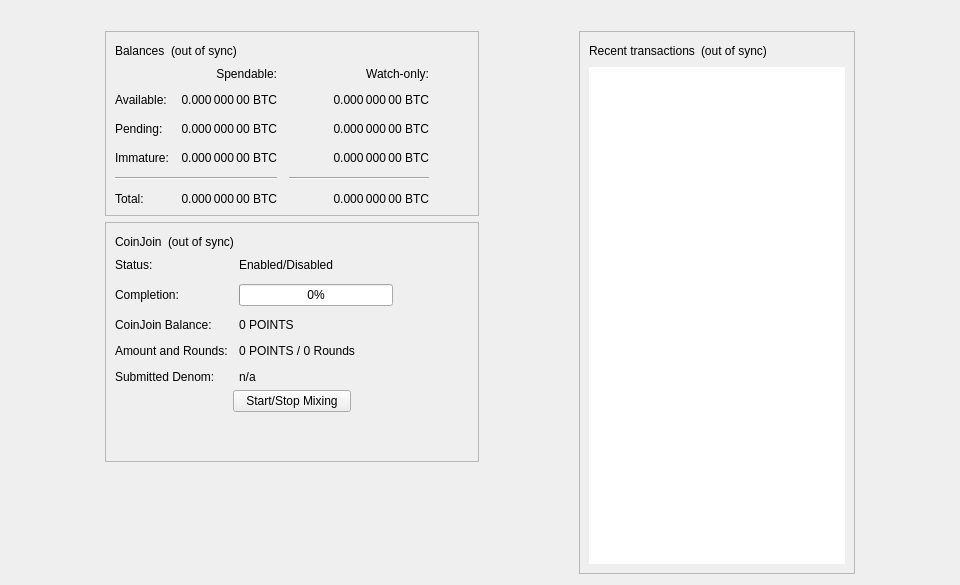
<?xml version="1.0" encoding="UTF-8"?>
<ui version="4.0">
 <class>OverviewPage</class>
 <widget class="QWidget" name="OverviewPage">
  <property name="geometry">
   <rect>
    <x>0</x>
    <y>0</y>
    <width>960</width>
    <height>585</height>
   </rect>
  </property>
  <property name="minimumSize">
   <size>
    <width>960</width>
    <height>0</height>
   </size>
  </property>
  <property name="windowTitle">
   <string>Form</string>
  </property>
  <layout class="QVBoxLayout" name="topLayout">
   <item>
    <widget class="QLabel" name="labelAlerts">
     <property name="visible">
      <bool>false</bool>
     </property>
     <property name="wordWrap">
      <bool>true</bool>
     </property>
     <property name="margin">
      <number>3</number>
     </property>
     <property name="textInteractionFlags">
      <set>Qt::TextSelectableByMouse</set>
     </property>
    </widget>
   </item>
   <item>
    <layout class="QHBoxLayout" name="horizontalLayout" stretch="1,0,1,0,1">
     <item>
      <spacer name="horizontalSpacerLeft">
       <property name="orientation">
        <enum>Qt::Horizontal</enum>
       </property>
       <property name="sizeType">
        <enum>QSizePolicy::Preferred</enum>
       </property>
       <property name="sizeHint" stdset="0">
        <size>
         <width>10</width>
         <height>20</height>
        </size>
       </property>
      </spacer>
     </item>
     <item>
      <layout class="QVBoxLayout" name="verticalLayout_2">
       <item>
        <widget class="QFrame" name="frame">
         <property name="frameShape">
          <enum>QFrame::StyledPanel</enum>
         </property>
         <property name="frameShadow">
          <enum>QFrame::Raised</enum>
         </property>
         <layout class="QVBoxLayout" name="verticalLayout_4">
          <item>
           <layout class="QHBoxLayout" name="horizontalLayout_4">
            <item>
             <widget class="QLabel" name="label_5">
              <property name="text">
               <string>Balances</string>
              </property>
             </widget>
            </item>
            <item>
             <widget class="QLabel" name="labelWalletStatus">
              <property name="toolTip">
               <string>The displayed information may be out of date. Your wallet automatically synchronizes with the POINTS network after a connection is established, but this process has not completed yet.</string>
              </property>
              <property name="text">
               <string notr="true">(out of sync)</string>
              </property>
              <property name="alignment">
               <set>Qt::AlignLeading|Qt::AlignLeft|Qt::AlignVCenter</set>
              </property>
             </widget>
            </item>
            <item>
             <spacer name="horizontalSpacer_3">
              <property name="orientation">
               <enum>Qt::Horizontal</enum>
              </property>
              <property name="sizeHint" stdset="0">
               <size>
                <width>40</width>
                <height>20</height>
               </size>
              </property>
             </spacer>
            </item>
           </layout>
          </item>
          <item>
           <layout class="QGridLayout" name="gridLayout">
            <property name="spacing">
             <number>12</number>
            </property>
            <item row="2" column="2">
             <widget class="QLabel" name="labelWatchPending">
              <property name="cursor">
               <cursorShape>IBeamCursor</cursorShape>
              </property>
              <property name="toolTip">
               <string>Unconfirmed transactions to watch-only addresses</string>
              </property>
              <property name="text">
               <string notr="true">0.000 000 00 BTC</string>
              </property>
              <property name="alignment">
               <set>Qt::AlignRight|Qt::AlignTrailing|Qt::AlignVCenter</set>
              </property>
              <property name="textInteractionFlags">
               <set>Qt::LinksAccessibleByMouse|Qt::TextSelectableByKeyboard|Qt::TextSelectableByMouse</set>
              </property>
             </widget>
            </item>
            <item row="2" column="1">
             <widget class="QLabel" name="labelUnconfirmed">
              <property name="cursor">
               <cursorShape>IBeamCursor</cursorShape>
              </property>
              <property name="toolTip">
               <string>Total of transactions that have yet to be confirmed, and do not yet count toward the spendable balance</string>
              </property>
              <property name="text">
               <string notr="true">0.000 000 00 BTC</string>
              </property>
              <property name="alignment">
               <set>Qt::AlignRight|Qt::AlignTrailing|Qt::AlignVCenter</set>
              </property>
              <property name="textInteractionFlags">
               <set>Qt::LinksAccessibleByMouse|Qt::TextSelectableByKeyboard|Qt::TextSelectableByMouse</set>
              </property>
             </widget>
            </item>
            <item row="3" column="2">
             <widget class="QLabel" name="labelWatchImmature">
              <property name="cursor">
               <cursorShape>IBeamCursor</cursorShape>
              </property>
              <property name="toolTip">
               <string>Mined balance in watch-only addresses that has not yet matured</string>
              </property>
              <property name="text">
               <string notr="true">0.000 000 00 BTC</string>
              </property>
              <property name="alignment">
               <set>Qt::AlignRight|Qt::AlignTrailing|Qt::AlignVCenter</set>
              </property>
              <property name="textInteractionFlags">
               <set>Qt::LinksAccessibleByMouse|Qt::TextSelectableByKeyboard|Qt::TextSelectableByMouse</set>
              </property>
             </widget>
            </item>
            <item row="4" column="0" colspan="2">
             <widget class="Line" name="lineSpendableBalance">
              <property name="orientation">
               <enum>Qt::Horizontal</enum>
              </property>
             </widget>
            </item>
            <item row="4" column="2">
             <widget class="Line" name="lineWatchBalance">
              <property name="sizePolicy">
               <sizepolicy hsizetype="Preferred" vsizetype="Fixed">
                <horstretch>0</horstretch>
                <verstretch>0</verstretch>
               </sizepolicy>
              </property>
              <property name="minimumSize">
               <size>
                <width>140</width>
                <height>0</height>
               </size>
              </property>
              <property name="orientation">
               <enum>Qt::Horizontal</enum>
              </property>
             </widget>
            </item>
            <item row="5" column="0">
             <widget class="QLabel" name="labelTotalText">
              <property name="text">
               <string>Total:</string>
              </property>
             </widget>
            </item>
            <item row="3" column="1">
             <widget class="QLabel" name="labelImmature">
              <property name="cursor">
               <cursorShape>IBeamCursor</cursorShape>
              </property>
              <property name="toolTip">
               <string>Mined balance that has not yet matured</string>
              </property>
              <property name="text">
               <string notr="true">0.000 000 00 BTC</string>
              </property>
              <property name="alignment">
               <set>Qt::AlignRight|Qt::AlignTrailing|Qt::AlignVCenter</set>
              </property>
              <property name="textInteractionFlags">
               <set>Qt::LinksAccessibleByMouse|Qt::TextSelectableByKeyboard|Qt::TextSelectableByMouse</set>
              </property>
             </widget>
            </item>
            <item row="2" column="3">
             <spacer name="horizontalSpacer_2">
              <property name="orientation">
               <enum>Qt::Horizontal</enum>
              </property>
              <property name="sizeHint" stdset="0">
               <size>
                <width>40</width>
                <height>20</height>
               </size>
              </property>
             </spacer>
            </item>
            <item row="3" column="0">
             <widget class="QLabel" name="labelImmatureText">
              <property name="text">
               <string>Immature:</string>
              </property>
             </widget>
            </item>
            <item row="5" column="1">
             <widget class="QLabel" name="labelTotal">
              <property name="cursor">
               <cursorShape>IBeamCursor</cursorShape>
              </property>
              <property name="toolTip">
               <string>Your current total balance</string>
              </property>
              <property name="text">
               <string notr="true">0.000 000 00 BTC</string>
              </property>
              <property name="alignment">
               <set>Qt::AlignRight|Qt::AlignTrailing|Qt::AlignVCenter</set>
              </property>
              <property name="textInteractionFlags">
               <set>Qt::LinksAccessibleByMouse|Qt::TextSelectableByKeyboard|Qt::TextSelectableByMouse</set>
              </property>
             </widget>
            </item>
            <item row="5" column="2">
             <widget class="QLabel" name="labelWatchTotal">
              <property name="cursor">
               <cursorShape>IBeamCursor</cursorShape>
              </property>
              <property name="toolTip">
               <string>Current total balance in watch-only addresses</string>
              </property>
              <property name="text">
               <string notr="true">0.000 000 00 BTC</string>
              </property>
              <property name="alignment">
               <set>Qt::AlignRight|Qt::AlignTrailing|Qt::AlignVCenter</set>
              </property>
              <property name="textInteractionFlags">
               <set>Qt::LinksAccessibleByMouse|Qt::TextSelectableByKeyboard|Qt::TextSelectableByMouse</set>
              </property>
             </widget>
            </item>
            <item row="0" column="2">
             <widget class="QLabel" name="labelWatchonly">
              <property name="text">
               <string>Watch-only:</string>
              </property>
              <property name="alignment">
               <set>Qt::AlignRight|Qt::AlignTrailing|Qt::AlignVCenter</set>
              </property>
             </widget>
            </item>
            <item row="1" column="0">
             <widget class="QLabel" name="labelBalanceText">
              <property name="text">
               <string>Available:</string>
              </property>
             </widget>
            </item>
            <item row="1" column="1">
             <widget class="QLabel" name="labelBalance">
              <property name="cursor">
               <cursorShape>IBeamCursor</cursorShape>
              </property>
              <property name="toolTip">
               <string>Your current spendable balance</string>
              </property>
              <property name="text">
               <string notr="true">0.000 000 00 BTC</string>
              </property>
              <property name="alignment">
               <set>Qt::AlignRight|Qt::AlignTrailing|Qt::AlignVCenter</set>
              </property>
              <property name="textInteractionFlags">
               <set>Qt::LinksAccessibleByMouse|Qt::TextSelectableByKeyboard|Qt::TextSelectableByMouse</set>
              </property>
             </widget>
            </item>
            <item row="1" column="2">
             <widget class="QLabel" name="labelWatchAvailable">
              <property name="cursor">
               <cursorShape>IBeamCursor</cursorShape>
              </property>
              <property name="toolTip">
               <string>Your current balance in watch-only addresses</string>
              </property>
              <property name="text">
               <string notr="true">0.000 000 00 BTC</string>
              </property>
              <property name="alignment">
               <set>Qt::AlignRight|Qt::AlignTrailing|Qt::AlignVCenter</set>
              </property>
              <property name="textInteractionFlags">
               <set>Qt::LinksAccessibleByMouse|Qt::TextSelectableByKeyboard|Qt::TextSelectableByMouse</set>
              </property>
             </widget>
            </item>
            <item row="2" column="0">
             <widget class="QLabel" name="labelPendingText">
              <property name="text">
               <string>Pending:</string>
              </property>
             </widget>
            </item>
            <item row="0" column="1">
             <widget class="QLabel" name="labelSpendable">
              <property name="text">
               <string>Spendable:</string>
              </property>
              <property name="alignment">
               <set>Qt::AlignRight|Qt::AlignTrailing|Qt::AlignVCenter</set>
              </property>
             </widget>
            </item>
           </layout>
          </item>
         </layout>
        </widget>
       </item>
       <item>
        <widget class="QFrame" name="frameCoinJoin">
         <property name="layoutDirection">
          <enum>Qt::LeftToRight</enum>
         </property>
         <property name="frameShape">
          <enum>QFrame::StyledPanel</enum>
         </property>
         <property name="frameShadow">
          <enum>QFrame::Raised</enum>
         </property>
         <layout class="QVBoxLayout" name="VerticalLayout_PS1">
          <item>
           <layout class="QHBoxLayout" name="horizontalLayout_5">
            <item>
             <widget class="QLabel" name="labelCoinJoinHeader">
              <property name="text">
               <string notr="true">CoinJoin</string>
              </property>
             </widget>
            </item>
            <item>
             <widget class="QLabel" name="labelCoinJoinSyncStatus">
              <property name="toolTip">
               <string>The displayed information may be out of date. Your wallet automatically synchronizes with the POINTS network after a connection is established, but this process has not completed yet.</string>
              </property>
              <property name="text">
               <string notr="true">(out of sync)</string>
              </property>
              <property name="alignment">
               <set>Qt::AlignLeading|Qt::AlignLeft|Qt::AlignVCenter</set>
              </property>
             </widget>
            </item>
            <item>
             <spacer name="horizontalSpacer_4">
              <property name="orientation">
               <enum>Qt::Horizontal</enum>
              </property>
              <property name="sizeHint" stdset="0">
               <size>
                <width>40</width>
                <height>20</height>
               </size>
              </property>
             </spacer>
            </item>
           </layout>
          </item>
          <item>
           <layout class="QFormLayout" name="coinJoinFormLayout">
            <property name="fieldGrowthPolicy">
             <enum>QFormLayout::AllNonFixedFieldsGrow</enum>
            </property>
            <property name="horizontalSpacing">
             <number>11</number>
            </property>
            <property name="verticalSpacing">
             <number>12</number>
            </property>
            <item row="0" column="0">
             <widget class="QLabel" name="labelCoinJoinEnabledText">
              <property name="text">
               <string>Status:</string>
              </property>
             </widget>
            </item>
            <item row="0" column="1">
             <widget class="QLabel" name="labelCoinJoinEnabled">
              <property name="text">
               <string>Enabled/Disabled</string>
              </property>
             </widget>
            </item>
            <item row="1" column="0">
             <widget class="QLabel" name="labelCompletitionText">
              <property name="text">
               <string>Completion:</string>
              </property>
             </widget>
            </item>
            <item row="1" column="1">
             <widget class="QProgressBar" name="coinJoinProgress">
              <property name="maximumSize">
               <size>
                <width>154</width>
                <height>16777215</height>
               </size>
              </property>
              <property name="value">
               <number>0</number>
              </property>
             </widget>
            </item>
            <item row="2" column="0">
             <widget class="QLabel" name="labelAnonymizedText">
              <property name="text">
               <string notr="true">CoinJoin Balance:</string>
              </property>
             </widget>
            </item>
            <item row="2" column="1">
             <widget class="QLabel" name="labelAnonymized">
              <property name="text">
               <string notr="true">0 POINTS</string>
              </property>
             </widget>
            </item>
            <item row="3" column="0">
             <widget class="QLabel" name="labelAmountAndRoundsText">
              <property name="text">
               <string>Amount and Rounds:</string>
              </property>
             </widget>
            </item>
            <item row="3" column="1">
             <widget class="QLabel" name="labelAmountRounds">
              <property name="text">
               <string>0 POINTS / 0 Rounds</string>
              </property>
             </widget>
            </item>
            <item row="4" column="0">
             <widget class="QLabel" name="labelSubmittedDenomText">
              <property name="text">
               <string>Submitted Denom:</string>
              </property>
             </widget>
            </item>
            <item row="4" column="1">
             <widget class="QLabel" name="labelSubmittedDenom">
              <property name="toolTip">
               <string>The denominations you submitted to the Masternode.&lt;br&gt;To mix, other users must submit the exact same denominations.</string>
              </property>
              <property name="text">
               <string>n/a</string>
              </property>
              <property name="wordWrap">
               <bool>true</bool>
              </property>
             </widget>
            </item>
           </layout>
          </item>
          <item>
           <layout class="QVBoxLayout" name="VerticalLayout_PS">
            <item>
             <layout class="QHBoxLayout" name="horizontalLayout_3">
              <property name="topMargin">
               <number>0</number>
              </property>
              <item>
               <spacer name="horizontalSpacer_5">
                <property name="orientation">
                 <enum>Qt::Horizontal</enum>
                </property>
                <property name="sizeHint" stdset="0">
                 <size>
                  <width>40</width>
                  <height>20</height>
                 </size>
                </property>
               </spacer>
              </item>
              <item>
               <widget class="QPushButton" name="toggleCoinJoin">
                <property name="sizePolicy">
                 <sizepolicy hsizetype="MinimumExpanding" vsizetype="Fixed">
                  <horstretch>0</horstretch>
                  <verstretch>0</verstretch>
                 </sizepolicy>
                </property>
                <property name="text">
                 <string>Start/Stop Mixing</string>
                </property>
               </widget>
              </item>
              <item>
               <spacer name="horizontalSpacer_6">
                <property name="orientation">
                 <enum>Qt::Horizontal</enum>
                </property>
                <property name="sizeHint" stdset="0">
                 <size>
                  <width>40</width>
                  <height>20</height>
                 </size>
                </property>
               </spacer>
              </item>
             </layout>
            </item>
            <item>
             <spacer name="verticalSpacer_3">
              <property name="orientation">
               <enum>Qt::Vertical</enum>
              </property>
              <property name="sizeHint" stdset="0">
               <size>
                <width>20</width>
                <height>40</height>
               </size>
              </property>
             </spacer>
            </item>
           </layout>
          </item>
         </layout>
        </widget>
       </item>
       <item>
        <spacer name="verticalSpacer">
         <property name="orientation">
          <enum>Qt::Vertical</enum>
         </property>
         <property name="sizeHint" stdset="0">
          <size>
           <width>20</width>
           <height>40</height>
          </size>
         </property>
        </spacer>
       </item>
      </layout>
     </item>
     <item>
      <spacer name="horizontalSpacerCenter">
       <property name="orientation">
        <enum>Qt::Horizontal</enum>
       </property>
       <property name="sizeHint" stdset="0">
        <size>
         <width>10</width>
         <height>20</height>
        </size>
       </property>
      </spacer>
     </item>
     <item>
      <layout class="QVBoxLayout" name="verticalLayout_3">
       <item>
        <widget class="QFrame" name="frame_2">
         <property name="frameShape">
          <enum>QFrame::StyledPanel</enum>
         </property>
         <property name="frameShadow">
          <enum>QFrame::Raised</enum>
         </property>
         <layout class="QVBoxLayout" name="verticalLayout">
          <item>
           <layout class="QHBoxLayout" name="horizontalLayout_2">
            <item>
             <widget class="QLabel" name="label_4">
              <property name="text">
               <string>Recent transactions</string>
              </property>
             </widget>
            </item>
            <item>
             <widget class="QLabel" name="labelTransactionsStatus">
              <property name="toolTip">
               <string>The displayed information may be out of date. Your wallet automatically synchronizes with the POINTS network after a connection is established, but this process has not completed yet.</string>
              </property>
              <property name="text">
               <string notr="true">(out of sync)</string>
              </property>
              <property name="alignment">
               <set>Qt::AlignLeading|Qt::AlignLeft|Qt::AlignVCenter</set>
              </property>
             </widget>
            </item>
            <item>
             <spacer name="horizontalSpacer">
              <property name="orientation">
               <enum>Qt::Horizontal</enum>
              </property>
              <property name="sizeHint" stdset="0">
               <size>
                <width>40</width>
                <height>20</height>
               </size>
              </property>
             </spacer>
            </item>
           </layout>
          </item>
          <item>
           <widget class="QListView" name="listTransactions">
            <property name="frameShape">
             <enum>QFrame::NoFrame</enum>
            </property>
            <property name="verticalScrollBarPolicy">
             <enum>Qt::ScrollBarAlwaysOff</enum>
            </property>
            <property name="horizontalScrollBarPolicy">
             <enum>Qt::ScrollBarAlwaysOff</enum>
            </property>
            <property name="selectionMode">
             <enum>QAbstractItemView::NoSelection</enum>
            </property>
           </widget>
          </item>
         </layout>
        </widget>
       </item>
      </layout>
     </item>
     <item>
      <spacer name="horizontalSpacerRight">
       <property name="orientation">
        <enum>Qt::Horizontal</enum>
       </property>
       <property name="sizeType">
        <enum>QSizePolicy::Preferred</enum>
       </property>
       <property name="sizeHint" stdset="0">
        <size>
         <width>10</width>
         <height>20</height>
        </size>
       </property>
      </spacer>
     </item>
    </layout>
   </item>
  </layout>
 </widget>
 <resources/>
 <connections/>
</ui>
